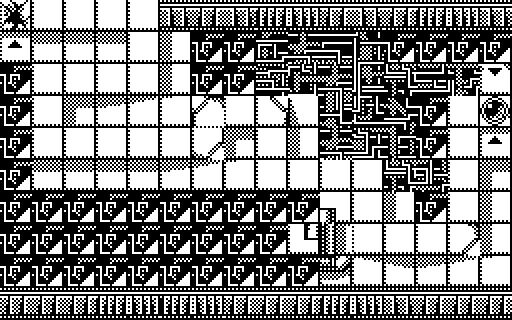

A 2D game scene composited from a Tiled map and its tileset images. What follows is a short description and the map's XML, with every tile layer's data as written:
An orthogonal 16x10 tile map with 32x32 px tiles, 1 tile layer (Слой тайлов 1).

<map version="1.0" orientation="orthogonal" width="16" height="10" tilewidth="32" tileheight="32">
 <tileset firstgid="1" name="denizen_tiles" tilewidth="32" tileheight="32">
  <image source="denizen_tiles.bmp" width="448" height="576" />
 </tileset>
 <layer name="Слой тайлов 1" width="16" height="10">
  <data encoding="csv">
207,41,41,41,41,174,187,174,173,188,187,174,187,173,188,174,
179,200,200,200,41,214,239,239,169,57,15,29,239,239,239,239,
239,41,41,41,41,214,239,239,127,43,57,85,71,183,197,221,
239,41,242,216,230,244,145,41,20,32,113,225,99,239,139,69,
239,41,41,41,41,41,34,242,41,214,57,141,155,239,139,179,
239,200,200,200,200,216,230,244,139,139,139,139,71,211,139,242,
239,239,239,239,239,239,239,239,239,239,177,139,214,239,139,214,
239,239,239,239,239,239,239,239,239,163,204,139,139,139,215,214,
239,239,239,239,239,239,239,239,239,239,51,77,91,216,230,244,
187,187,187,173,188,173,188,187,187,187,173,188,174,187,187,187
</data>
 </layer>
</map>